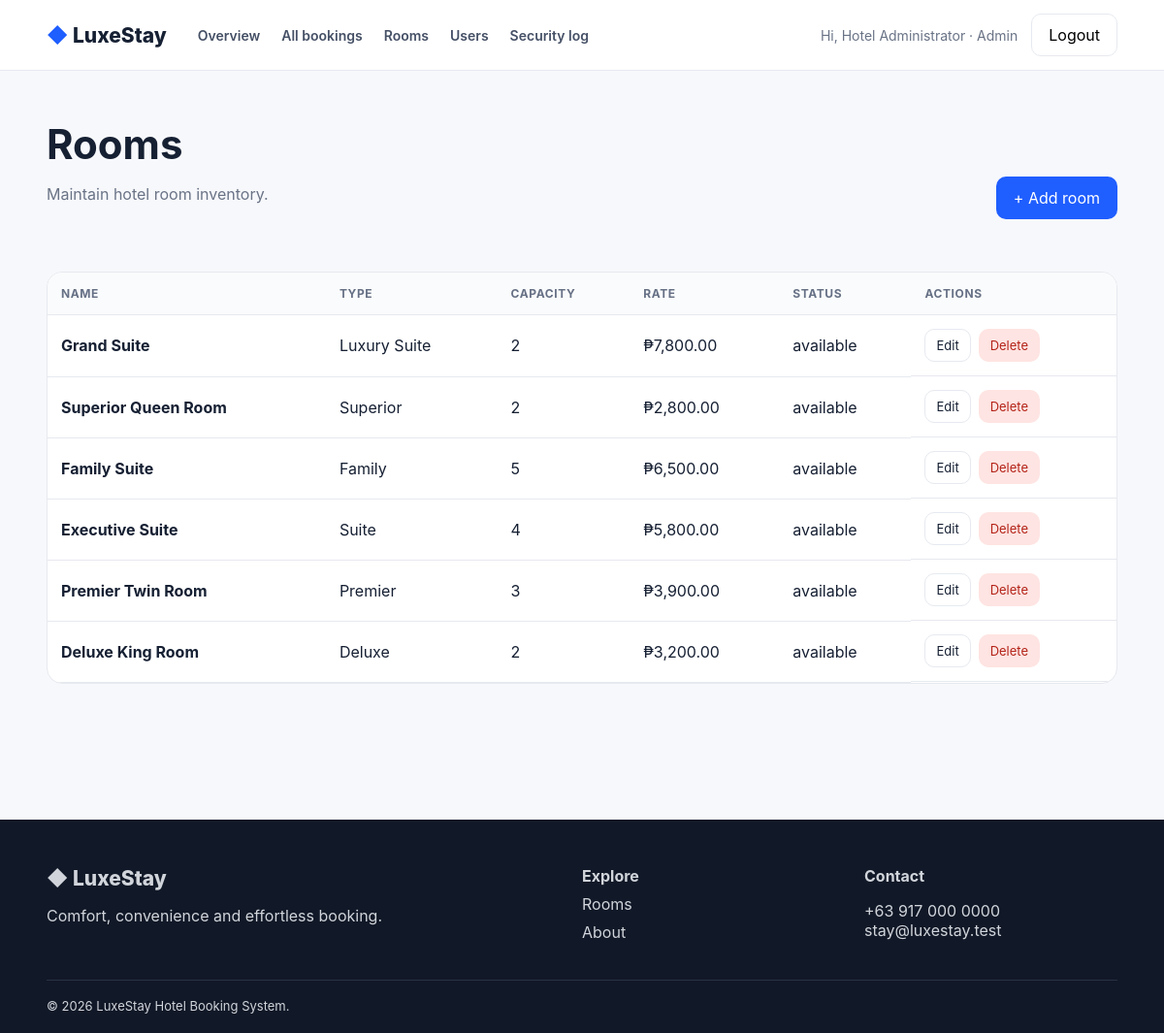
/admin/rooms/index.php (signed in), run on the app's committed database.
### tables this page shows
CREATE TABLE rooms(id INT AUTO_INCREMENT PRIMARY KEY,name VARCHAR(120) NOT NULL,room_type VARCHAR(80) NOT NULL,bed_type VARCHAR(80) NOT NULL,capacity INT NOT NULL DEFAULT 2,price_per_night DECIMAL(10,2) NOT NULL,short_description VARCHAR(255),description TEXT,amenities TEXT,image_url VARCHAR(500),status ENUM('available','maintenance') NOT NULL DEFAULT 'available',created_at TIMESTAMP DEFAULT CURRENT_TIMESTAMP);

### includes/functions.php (called while the page is built, shortened)
<?php
function e($v) { return htmlspecialchars((string)$v, ENT_QUOTES | ENT_SUBSTITUTE, 'UTF-8'); }
function url($p = '') { return '/hotel_booking_system/' . ltrim($p, '/'); }
function is_logged_in() { return !empty($_SESSION['user']); }
function user_role() { return $_SESSION['user']['role'] ?? null; }
function is_admin() { return is_logged_in() && user_role() === 'admin'; }
?>

### admin/rooms/index.php (the view)
<?php require '../../config/database.php';require '../../includes/functions.php';require_admin();$rooms=$pdo->query("SELECT * FROM rooms ORDER BY id DESC")->fetchAll();$page_title='Manage Rooms';include '../../includes/header.php';?><div class="container page-hero"><div class="section-head"><div><h1>Rooms</h1><p class="muted">Maintain hotel room inventory.</p></div><a class="btn btn-primary" href="<?=url('admin/rooms/form.php')?>">+ Add room</a></div></div><section style="padding-top:5px"><div class="container"><div class="table-wrap"><table class="table"><thead><tr><th>Name</th><th>Type</th><th>Capacity</th><th>Rate</th><th>Status</th><th>Actions</th></tr></thead><tbody><?php foreach($rooms as $r):?><tr><td><strong><?=e($r['name'])?></strong></td><td><?=e($r['room_type'])?></td><td><?=e($r['capacity'])?></td><td>₱<?=number_format($r['price_per_night'],2)?></td><td><?=e($r['status'])?></td><td class="actions"><a class="btn btn-outline btn-sm" href="<?=url('admin/rooms/form.php?id='.$r['id'])?>">Edit</a><form method="post" action="<?=url('admin/rooms/delete.php')?>" data-confirm="Delete this room? If bookings refer to it, deletion will be blocked and you should mark it as maintenance instead." data-confirm-title="Delete room" style="display:inline"><input type="hidden" name="csrf" value="<?=e(csrf_token())?>"><input type="hidden" name="id" value="<?=$r['id']?>"><button class="btn btn-danger btn-sm" type="submit">Delete</button></form></td></tr><?php endforeach;?></tbody></table></div></div></section><?php include '../../includes/footer.php';?>

### includes/header.php (shortened to what this page needs)
<?php require_once __DIR__ . '/functions.php'; ?>
<!doctype html>
<html lang="en">
  <head>
    <link rel="stylesheet" href="<?= url('assets/css/style.css') ?>" />
  </head>
  <body>
    <header class="site-header">
      <div class="container nav">
        <a class="brand" href="<?= url('index.php') ?>"
          ><span>◆</span> LuxeStay</a
        >
        <nav>
          <?php if (is_admin()): ?><a href="<?= url('admin/index.php') ?>"
            >Overview</a
          ><a href="<?= url('booking/allBookings.php') ?>">All bookings</a
          ><a href="<?= url('admin/rooms/index.php') ?>">Rooms</a
          ><a href="<?= url('admin/users/index.php') ?>">Users</a
          ><a href="<?= url('admin/security-log.php') ?>">Security log</a
          ><?php else: ?><a href="<?= url('index.php') ?>">Home</a
          ><?php if (is_customer()): ?><a
            href="<?= url('account/dashboard.php') ?>"
            >My Bookings</a
          ><?php endif; ?><?php endif; ?>
        </nav>
        <div class="nav-actions">
          <?php if (is_logged_in()): ?><span class="hello"
            >Hi, <?= e($_SESSION['user']['name']) ?> · <?=
            e(ucfirst(user_role())) ?></span
          ><form method="post" action="<?= url('auth/logout.php') ?>" style="display:inline">
            <button class="btn btn-outline" type="submit">Logout</button>
          </form
          ><?php else: ?><a href="<?= url('auth/login.php') ?>">Login</a
          ><a class="btn btn-primary" href="<?= url('auth/register.php') ?>"
            >Create account</a
          ><?php endif; ?>
        </div>
      </div>
    </header>
  </body>
</html>

### includes/footer.php (shortened to what this page needs)
</main><footer><div class="container footer-grid"><div><div class="brand">◆ LuxeStay</div><p>Comfort, convenience and effortless booking.</p></div><div><strong>Explore</strong><a href="<?=url('rooms/index.php')?>">Rooms</a><a href="<?=url('index.php#about')?>">About</a></div><div><strong>Contact</strong><p>+63 917 000 0000<br>stay@luxestay.test</p></div></div><div class="container copyright">© <?=date('Y')?> LuxeStay Hotel Booking System.</div></footer>
<script src="<?=url('assets/js/app.js')?>"></script></body></html>

### assets/css/style.css (style rules this page uses)
:root { --bg: #f7f8fb; --card: #fff; --ink: #162033; --muted: #697386; --brand: #1f5eff; --brand2: #123db4; --line: #e6e9ef; --danger: #b42318; --shadow: 0 18px 50px rgba(20, 30, 55, 0.08); }
* { box-sizing: border-box; }
body { margin: 0; font-family: Inter, system-ui, -apple-system, Segoe UI, Roboto, sans-serif; color: var(--ink); background: var(--bg); }
a { text-decoration: none; color: inherit; }
.container { width: min(1160px, 92%); margin: auto; }
.site-header { position: sticky; top: 0; z-index: 20; background: rgba(255, 255, 255, 0.94); backdrop-filter: blur(12px); border-bottom: 1px solid var(--line); }
.nav { height: 72px; display: flex; align-items: center; gap: 32px; }
.brand { font-weight: 800; font-size: 21px; }
.brand span { color: var(--brand); }
nav { display: flex; gap: 22px; flex: 1; }
nav a { color: #455066; font-weight: 600; font-size: 14px; }
.nav-actions { display: flex; gap: 14px; align-items: center; }
.hello { font-size: 14px; color: var(--muted); }
.btn { display: inline-flex; align-items: center; justify-content: center; padding: 11px 17px; border-radius: 10px; border: 1px solid transparent; font-weight: 700; cursor: pointer; font: inherit; }
.btn-primary { background: var(--brand); color: white; }
.btn-outline { border-color: var(--line); background: white; }
.btn-danger { background: #fee4e2; color: var(--danger); }
.btn-sm { padding: 8px 11px; font-size: 13px; }
section { padding: 70px 0; }
.section-head { display: flex; justify-content: space-between; align-items: end; margin-bottom: 24px; }
.muted { color: var(--muted); }
.page-hero { padding: 50px 0 25px; }
.page-hero h1 { font-size: 42px; margin: 0 0 8px; }
.table-wrap { overflow: auto; background: #fff; border: 1px solid var(--line); border-radius: 16px; }
.table { width: 100%; border-collapse: collapse; }
.table th, .table td { text-align: left; padding: 14px; border-bottom: 1px solid var(--line); vertical-align: middle; }
.table th { font-size: 12px; text-transform: uppercase; letter-spacing: 0.05em; color: #667085; background: #fafbfc; }
.actions { display: flex; gap: 8px; flex-wrap: wrap; }
footer { background: #111827; color: #d1d5db; padding: 48px 0 20px; margin-top: 70px; }
.footer-grid { display: grid; grid-template-columns: 2fr 1fr 1fr; gap: 30px; }
.footer-grid a { display: block; margin: 9px 0; }
.copyright { border-top: 1px solid #283244; margin-top: 25px; padding-top: 18px; font-size: 13px; }

### data on the page
rooms: name "Grand Suite", room_type "Luxury Suite", capacity "2", price_per_night "7,800.00", status "available"
rooms: name "Superior Queen Room", room_type "Superior", capacity "2", price_per_night "2,800.00", status "available"
rooms: name "Family Suite", room_type "Family", capacity "5", price_per_night "6,500.00", status "available"
rooms: name "Executive Suite", room_type "Suite", capacity "4", price_per_night "5,800.00", status "available"
rooms: name "Premier Twin Room", room_type "Premier", capacity "3", price_per_night "3,900.00", status "available"
rooms: name "Deluxe King Room", room_type "Deluxe", capacity "2", price_per_night "3,200.00", status "available"

### other printed values
$_SESSION['user']['name'] "Hotel Administrator"
user_role() "Admin"
